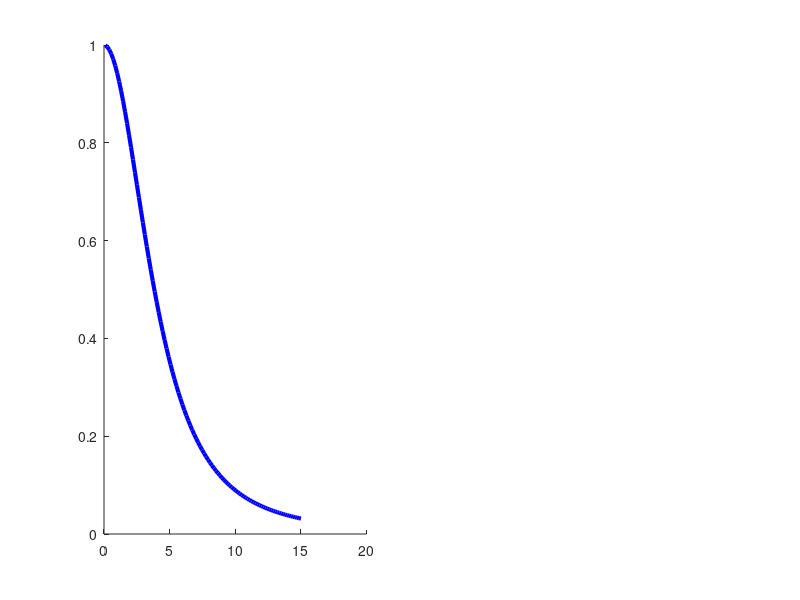

MATLAB code to generate this figure: (Note: this script raises an error after producing the figure.)
%% WPT Spatial EM: Distance and Turns vs. Coupling
clear; clc;

% --- Parameters ---
r = 0.05; % Coil radius (5 cm)
mu0 = 4*pi*1e-7;

% ==========================================
% GRAPH 1: Distance (z) vs. k
% ==========================================
z_dist = linspace(0.001, 0.15, 100); % Distance from 1mm to 15cm
k_dist = zeros(size(z_dist));

% Using the simplified filamentary coaxial coil approximation
for i = 1:length(z_dist)
    z = z_dist(i);
    % Geometric approximation of k for identical circular coils
    k_dist(i) = (r^3) / ((r^2 + z^2)^(1.5));
end

fig = figure('Color', 'w', 'Position', [100 100 900 450], 'Name', 'Spatial EM Analysis');

subplot(1,2,1); hold on;
plot(z_dist * 100, k_dist, 'b', 'LineWidth', 3);
yline(0.0118, '--k', 'Critical Coupling (k=0.0118)'); % Your specific target
yline(0.075, '--m', 'Bifurcation Target (k=0.075)');

title('Near-Field Decay: Distance vs. k');
xlabel('Axial Distance (cm)'); ylabel('Coupling Coefficient (k)');
grid on; set(gca, 'FontSize', 11);
% Add an annotation to show the 1/d^3 relationship
text(8, 0.4, 'Decay \propto 1/z^3', 'FontSize', 12, 'Color', 'r', 'FontWeight', 'bold');

% ==========================================
% GRAPH 2: Number of Turns (N) vs. k (The EM Flex)
% ==========================================
N_turns = linspace(1, 20, 20); % Sweeping from 1 to 20 turns
z_fixed = 0.03; % Fixed at 3cm distance

% Base geometric factor at this distance
geom_factor = (r^3) / ((r^2 + z_fixed^2)^(1.5));

% Preallocate
k_turns = zeros(size(N_turns));
L_turns = zeros(size(N_turns));
M_turns = zeros(size(N_turns));

for i = 1:length(N_turns)
    N = N_turns(i);

    % Simplified inductance proportional to N^2
    L_base = 1e-6; % Let's say a 1-turn loop is 1uH
    L_turns(i) = L_base * N^2; 

    % Mutual inductance proportional to N1*N2
    M_turns(i) = geom_factor * L_base * (N * N);

    % Calculate k
    k_turns(i) = M_turns(i) / sqrt(L_turns(i) * L_turns(i));
end

subplot(1,2,2);
yyaxis left; % Left axis for k
plot(N_turns, k_turns, 'g', 'LineWidth', 3);
ylabel('Coupling Coefficient (k)', 'Color', 'g');
ylim([0 1]);
set(gca, 'YColor', 'g');

yyaxis right; % Right axis for Inductances
plot(N_turns, L_turns*1e6, '--b', 'LineWidth', 2); hold on;
plot(N_turns, M_turns*1e6, ':r', 'LineWidth', 2);
ylabel('Inductance (\muH)');
set(gca, 'YColor', 'k');

title('The Geometric Ratio: Turns (N) vs. k');
xlabel('Number of Turns (N)'); 
grid on; set(gca, 'FontSize', 11);
legend('Coupling (k)', 'Self Inductance (L \propto N^2)', 'Mutual Inductance (M \propto N^2)', 'Location', 'northwest');
